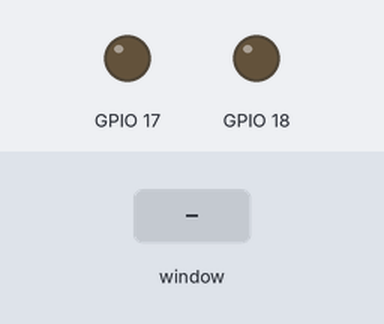
A program run on a simulated Raspberry Pi (BCM pin numbers). Shown: output pins drawn as LEDs (lit = HIGH). The test bench sets the inputs (shaded band). The desktop window is not drawn, its controls go by their first labels and the mouse button is held 0.15 s.

Above: at 1.2 s.
1.3 s: control labelled "LED On" in the window clicked
At 2.2 s:
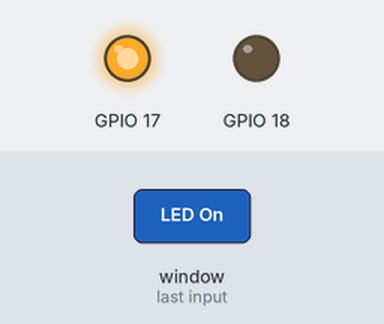
2.8 s: control labelled "Buzzer On" in the window clicked
At 3.3 s:
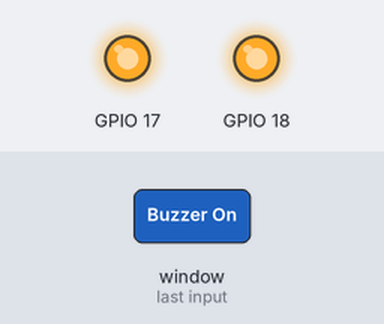
4.3 s: control labelled "LED Off" in the window clicked
At 5.5 s:
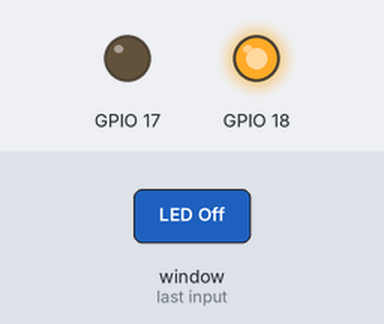
5.8 s: control labelled "Buzzer Off" in the window clicked
At 6.8 s:
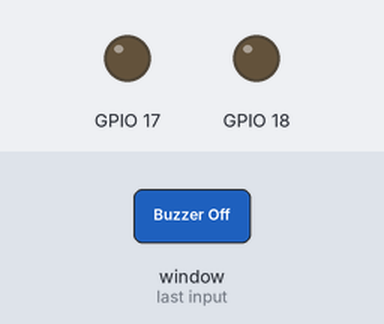
Timing chart, 0 to 8.3 s (numbered marks = the images above; inputs shaded):
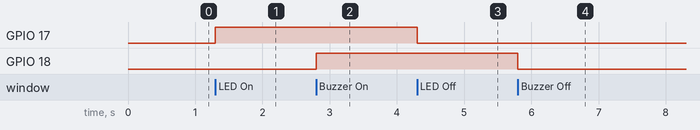

The program:

raspberry_pi_led_buzzer_gui.py
```python
import RPi.GPIO as GPIO
import tkinter as tk

# Set GPIO numbering mode
GPIO.setmode(GPIO.BCM)

# Set pin 11 as an output for the LED
GPIO.setup(17, GPIO.OUT)

# Set pin 12 as an output for the buzzer
GPIO.setup(18, GPIO.OUT)

# Create the GUI window
root = tk.Tk()
root.title("LED and Buzzer Control")

# Function to turn the LED on
def turn_on_led():
    GPIO.output(17, GPIO.HIGH)

# Function to turn the LED off
def turn_off_led():
    GPIO.output(17, GPIO.LOW)

# Function to turn the buzzer on
def turn_on_buzzer():
    GPIO.output(18, GPIO.HIGH)

# Function to turn the buzzer off
def turn_off_buzzer():
    GPIO.output(18, GPIO.LOW)

# Create buttons in the GUI
btn_led_on = tk.Button(root, text="LED On", command=turn_on_led)
btn_led_on.pack()

btn_led_off = tk.Button(root, text="LED Off", command=turn_off_led)
btn_led_off.pack()

btn_buzzer_on = tk.Button(root, text="Buzzer On", command=turn_on_buzzer)
btn_buzzer_on.pack()

btn_buzzer_off = tk.Button(root, text="Buzzer Off", command=turn_off_buzzer)
btn_buzzer_off.pack()

# Start the GUI main loop
root.mainloop()

# Cleanup GPIO on exit
GPIO.cleanup()
```

Measured:
- after the input at 1.3 s, GPIO 17: LOW → HIGH at once
- after the input at 2.8 s, GPIO 18: LOW → HIGH at once
- after the input at 4.3 s, GPIO 17: HIGH → LOW at once
- after the input at 5.8 s, GPIO 18: HIGH → LOW at once
